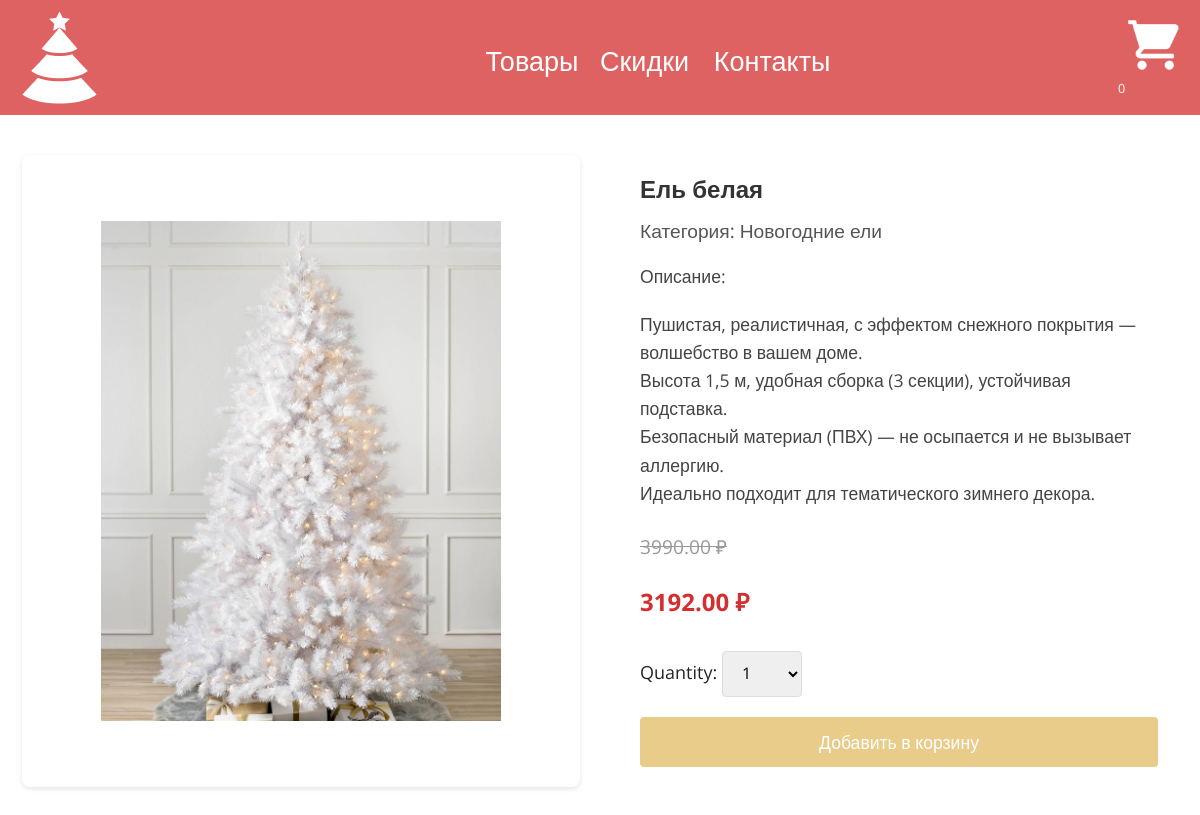
The page /shop/el-belaya/ on the database its author committed.
### main/models.py (models this page shows, shortened)
class Product(models.Model):
    category = models.ForeignKey(Category,
                                 related_name='products',
                                 on_delete=models.CASCADE)
    name = models.CharField(max_length=27)
    slug = models.SlugField(max_length=50)
    image = models.ImageField(upload_to='products/%Y/%m/%d',
                              blank=True)
    description = models.TextField(blank=True)
    price = models.DecimalField(max_digits=10,
                                decimal_places=2)
    available = models.BooleanField(default=True)
    created = models.DateTimeField(auto_now_add=True)
    updated = models.DateTimeField(auto_now=True)
    discount = models.DecimalField(default=0.00, max_digits=4,
                                   decimal_places=2)
    class Meta:
        ordering = ['name']
        indexes = [
            models.Index(fields=['id', 'slug']),
            models.Index(fields=['name']),
            models.Index(fields=['-created']),
        ]
    def sell_price(self):
        if self.discount:
            return round(self.price - self.price * self.discount / 100, 2)
        return self.price

class Category(models.Model):
    name = models.CharField(max_length=20,
                            unique=True)
    slug = models.SlugField(max_length=20,
                            unique=True)
    class Meta:
        ordering = ['name']
        indexes = [models.Index(fields=['name'])]
        verbose_name = 'category'
        verbose_name_plural = 'categories'
    def __str__(self):
        return self.name

### main/views.py (the view)
# urls.py: path('shop/<slug:slug>/', views.product_detail,
def product_detail(request, slug):
    product = get_object_or_404(Product,
                                slug=slug,
                                available=True)
    cart_product_form = CartAddProductForm
    return render(request,
                  'main/product/detail.html',
                  {'product': product,
                   'cart_product_form' : cart_product_form
                   })

### cart/cart.py (called while the page is built)
    def __len__(self):
        return sum(item['quantity'] for item in self.cart.values())

### cart/context_processors.py (called while the page is built)
def cart(request):
    return{'cart' : Cart(request)}

### main/templates/main/product/detail.html (shortened to what this page needs)
{% extends 'main/base.html' %}
{% load static %}
{% block content %}
    <div class="detail-product">
        <div class="detail-img">
            <img src="{% if product.image %}{{ product.image.url }}{% endif %}" alt="" class="detail-image" height="400" width="400">
        </div>
        <div class="detail-description">
            <h2>{{ product.name }}</h2>
            <h3>Категория: {{ product.category }}</h3>
            <p>Описание: {{ product.description|linebreaks }}</p>
            {% if product.discount %}
                <div class="cart-discount">
                    <p class="line">{{ product.price }} ₽</p>
                    <p>{{ product.sell_price }} ₽</p>
                </div>
            {% else %}
                <p class="price">{{ product.price }} ₽</p>
            {% endif %}
            <form action="{% url "cart:cart_add" product.id %}" class="qform" method="post">
                <div class="cart-form">
                    {{ cart_product_form }}
                </div>
                <input type="submit" class="add-to-cart-btn" value="Добавить в корзину">
            </form>
        </div>
    </div>
{% endblock content %}

### main/static/css/base.css (style rules this page uses)
body { font-family: "Open Sans", sans-serif; font-size: 18px; padding: 0; margin: 0; overflow-x:hidden; }
h2 { font-size: 48px; font-weight: 600; }
h3 { font-size: 36px; }
.detail-product { display: flex; max-width: 1200px; margin: 30px auto; padding: 20px; gap: 40px; }
.detail-img { flex: 1; display: flex; justify-content: center; align-items: center; background: #fff; border-radius: 8px; padding: 20px; box-shadow: 0 2px 5px rgba(0,0,0,0.1); }
.detail-image { max-width: 100%; height: auto; object-fit: contain; }
.detail-description { flex: 1; padding: 20px; }
.detail-description h2 { font-size: 2rem; color: #333; margin-bottom: 15px; }
.detail-description h3 { font-size: 1.2rem; color: #555; margin-bottom: 20px; font-weight: normal; }
.detail-description p { font-size: 1.1rem; line-height: 1.6; color: #444; margin-bottom: 20px; }
.cart-discount { margin: 25px 0; }
.cart-discount .line { text-decoration: line-through; color: #999; font-size: 1.2rem; }
.cart-discount p:last-child { font-size: 1.5rem; font-weight: bold; color: #d32f2f; }
.qform { margin-top: 30px; }
.cart-form { margin-bottom: 20px; }
.cart-form select, .cart-form input[type="number"] { padding: 10px 15px; font-size: 1rem; border: 1px solid #ddd; border-radius: 4px; width: 100px; }
.add-to-cart-btn { background-color: #EACC8A; color: white; border: none; padding: 12px 25px; font-size: 1.1rem; border-radius: 4px; cursor: pointer; transition: background-color 0.3s; }
.detail-product { padding: 10px; }
.detail-description h2 { font-size: 1.5rem; }
.cart-form select, .cart-form input[type="number"] { width: 80px; }
.add-to-cart-btn { width: 100%; }

### rows shown on the page
Product: image (picture), name "Ель белая", category "Новогодние ели", description "Пушистая, реалистичная, с эффектом снежного покрытия — волшебство в вашем доме. Высота 1,5 м, удобная сборка (3 секции), устойчивая подставка. Безопасный материал (ПВХ) — не осыпается и не вызывает аллергию. Идеально подходит для тематического зимнего декора.", price "3990.00", sell_price "3192.00"
